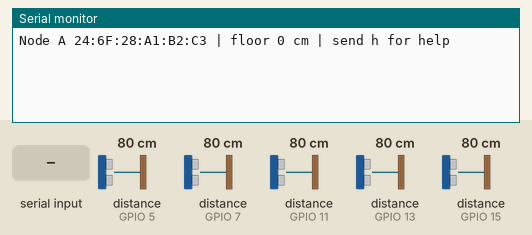
Simulated run of this sketch. Board: ESP32-S3. Shown: the last lines printed to the serial monitor. Wiring (inferred from the names in the program): 5 × ultrasonic range finder: trigger GPIO 4, echo GPIO 5 / trigger GPIO 6, echo GPIO 7 / trigger GPIO 10, echo GPIO 11 / trigger GPIO 12, echo GPIO 13 / trigger GPIO 14, echo GPIO 15. The test bench sets the inputs (shaded band); at power-on: distance to the obstacle (sensors on GPIO 5, GPIO 7, GPIO 11, GPIO 13, GPIO 15) 80 cm. The echo pulse lasts 58.3 µs per cm; random numbers use the default seed unless the sketch sets one; EEPROM starts erased.

Above: at 1.2 s.
1.3 s: "s\n" received over Serial
At 1.7 s:
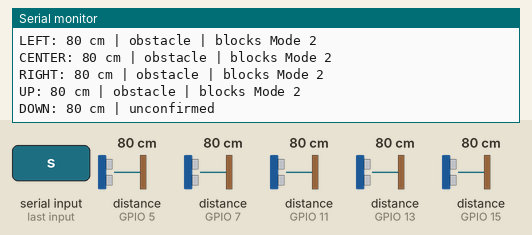
2.8 s: "90,45\n" received over Serial
At 3.1 s:
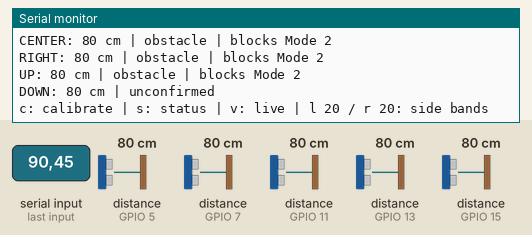
4.3 s: "v\n" received over Serial
At 4.62 s:
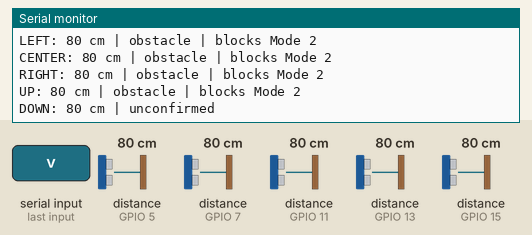
5.8 s: distance to the obstacle (sensor on GPIO 5) set to 2 cm
7.8 s: distance to the obstacle (sensor on GPIO 7) set to 2 cm
9.8 s: distance to the obstacle (sensor on GPIO 11) set to 2 cm
At 10.7 s:
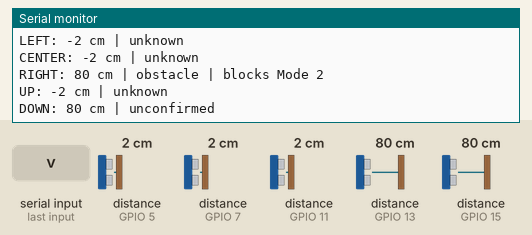
Timing chart, 0 to 12.8 s (numbered marks = the images above; inputs shaded):
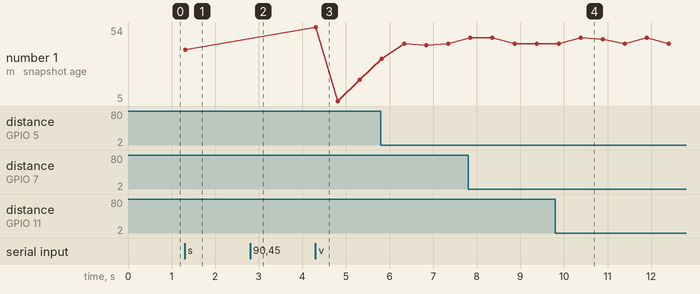

The sketch:

navigation_node.ino
```cpp
/*
  WEARABLE NAVIGATION SYSTEM
  NODE A - BELT WITH FIVE ULTRASONIC SENSORS
  Board: ESP32-S3, Arduino-ESP32 3.x

  Trace one reading:
    sensorTask -> measure -> echoEdge -> ordered reading queue
    navigationTask -> Navigation::processReading -> chooseDirection
    radioTask -> sendNavigation -> Node B on channel 1

  Serial Monitor: 115200 baud, Newline.
    c       Stand still on level ground and calibrate DOWN.
    s       Print the last decision and all five distances.
    v       Toggle continuous sensor status.
    l 15    Set the LEFT personal-space band to 15 cm.
    r 15    Set the RIGHT band. Zero disables a side band.

  Each ultrasonic module takes 3.3 V and shares this board's GND.
  GPIO order below follows the wearer's left, center, right, up and down.
*/

#include <Arduino.h>
#include <WiFi.h>
#include <esp_now.h>
#include <esp_wifi.h>
#include <freertos/FreeRTOS.h>
#include <freertos/task.h>
#include <freertos/queue.h>

// Packet fields and sensor order must match on both boards.
enum SensorId {
  LEFT,
  CENTER,
  RIGHT,
  UP,
  DOWN,
  N
};
enum Direction {
  HOLD,
  FORWARD,
  TURN_LEFT,
  TURN_RIGHT
};
enum Reason {
  CALIBRATE,
  CHECK_GROUND,
  NO_PATH,
  PATH_FOUND,
  WAIT_FOR_ECHO
};

struct __attribute__((packed)) NavPacket {
  uint32_t boot;
  uint32_t seq;
  uint16_t magic;
  uint8_t version;
  uint8_t recommendedLed;
  uint8_t reason;
  uint8_t obstacleMask;
  uint8_t clearMask;       // Confirmed Mode 2 clearance or normal floor.
  uint8_t blockedMask;     // Positive obstacle evidence for Mode 2.
  uint16_t lifeMs[N];
};

static_assert(sizeof(NavPacket) == 26, "Packet layout mismatch");
constexpr uint16_t MAGIC = 0x4E56;
constexpr uint8_t VERSION = 3;
constexpr uint8_t WIFI_CHANNEL = 1;
constexpr uint16_t FRESH_MS = 450;


#include <Preferences.h>
#include <driver/gpio.h>
#include <esp_random.h>
#include <freertos/semphr.h>

// ================= CONFIGURATION =================
const uint8_t TRIG_PINS[N] = {4, 6, 14, 10, 12};
const uint8_t ECHO_PINS[N] = {5, 7, 15, 11, 13};
const uint8_t PEER_MAC[6] = {255,255,255,255,255,255};
const char *const SENSOR_NAMES[N] = {"LEFT","CENTER","RIGHT","UP","DOWN"};
const int ENTER_CM = 90;
const int EXIT_CM = 110;
const int PATH_RANGE_CM = 150;
const int DOWN_RAISED_CM = 8;       // Shorter than the worn floor reference.
const int DOWN_LONG_MARGIN_CM = 18; // Longer returns need a ground recheck.
const int UNCALIBRATED_NEAR_CM = 35;
const int ECHO_TIMEOUT_MS = 25;
const int SENSOR_GAP_MS = 55;

struct Reading {
  uint32_t seq;
  uint32_t at;
  uint8_t sensor;
  int cm;
};

struct Beam {
  int cm = -1;
  uint32_t at = 0;
  int clearCount = 0;
  bool clear = false;
  bool obstacle = false;
  bool pathBlocked = false;
  int pathClearCount = 0;
};

struct Snapshot {
  NavPacket packet;
  uint32_t at;
};

// One navigation task owns all mutable beam and floor state.
struct Navigation {
  void startFloorCalibration();
  void collectFloor(int distanceCm);
  void processReading(const Reading &reading);
  uint8_t chooseDirection(uint8_t clearMask);
  NavPacket makePacket(uint32_t nowMs);

  Beam beam[N];
  int personalBand[N] = {20,0,20,0,0};
  int floorCm = 0;
  int floorCount = 0;
  int floorSum = 0;
  int floorLow = 0;
  int floorHigh = 0;
  bool calibrating = false;


  uint8_t lastDirection = HOLD;
};

Navigation navigation;
bool verbose = false;
bool storageReady = false;
Preferences storage;
uint32_t bootId;

struct Command {
  char key;
  int value;
};

struct DebugSnapshot {
  NavPacket packet;
  int distances[N];
  int floorCm;
  int leftZoneCm;
  int rightZoneCm;
  uint32_t at;
};

QueueHandle_t debugQueue;
QueueHandle_t commandQueue;
QueueHandle_t floorSaveQueue;
void navigationTask(void *argument);

QueueHandle_t readings;
QueueHandle_t outgoing;
SemaphoreHandle_t echoDone;
portMUX_TYPE echoLock = portMUX_INITIALIZER_UNLOCKED;
volatile int activePin = -1;
volatile bool risingSeen = false;
volatile uint32_t riseUs;
volatile uint32_t armedUs;
volatile uint32_t widthUs;

uint8_t sensorBit(int sensor) {
  return uint8_t(1U << sensor);
}

// ================= ULTRASONIC READING =================
// Interrupt context: only the armed pin can complete the current pulse.
// Release the lock before waking the higher-priority sensor task.
void ARDUINO_ISR_ATTR echoEdge(void *argument) {
  int pin = int(uintptr_t(argument));
  uint32_t now = micros();
  bool done = false;

  portENTER_CRITICAL_ISR(&echoLock);
  if (pin == activePin && now - armedUs <= ECHO_TIMEOUT_MS * 1000U) {
    if (gpio_get_level(gpio_num_t(pin))) {
      if (!risingSeen) {
        riseUs = now;
        risingSeen = true;
      }
    } else if (risingSeen) {
      widthUs = now - riseUs;
      activePin = -1;
      done = true;
    }
  }
  portEXIT_CRITICAL_ISR(&echoLock);

  if (done) {
    BaseType_t wake = pdFALSE;
    xSemaphoreGiveFromISR(echoDone, &wake);
    if (wake) {
      portYIELD_FROM_ISR();
    }
  }
}

// One trigger produces one reading. The semaphore lets the CPU do other
// work while sound travels to the object and back.
int measure(int sensor) {
  int pin = ECHO_PINS[sensor];
  if (digitalRead(pin) == HIGH) {
    return -4;
  }
  xSemaphoreTake(echoDone, 0);

  portENTER_CRITICAL(&echoLock);
  widthUs = 0;
  risingSeen = false;
  armedUs = micros();
  activePin = pin;
  portEXIT_CRITICAL(&echoLock);

  digitalWrite(TRIG_PINS[sensor], HIGH);
  delayMicroseconds(10);
  digitalWrite(TRIG_PINS[sensor], LOW);
  xSemaphoreTake(echoDone, pdMS_TO_TICKS(ECHO_TIMEOUT_MS) + 1);

  portENTER_CRITICAL(&echoLock);
  activePin = -1;
  uint32_t duration = widthUs;
  portEXIT_CRITICAL(&echoLock);

  if (duration == 0) {
    return -1;       // No echo.
  }
  if (duration < 175) {
    return -2;      // Below usable range.
  }
  if (duration > 23324) {
    return -3;    // Above 400 cm.
  }
  // Round-trip time to one-way distance, rounded to whole centimetres.
  return (duration * 343U + 10000U) / 20000U;
}

// Schedule one transducer per slot. A full queue invalidates the old scan;
// the sequence gap tells navigation to discard incomplete evidence.
void sensorTask(void *) {
  uint32_t seq = 0;
  int sensor = LEFT;
  for (;;) {
    TickType_t start = xTaskGetTickCount();
    Reading reading{};
    reading.seq = ++seq;
    reading.at = millis();
    reading.sensor = sensor;
    reading.cm = measure(sensor);
    if (xQueueSend(readings, &reading, 0) != pdTRUE) {
      xQueueReset(readings);
      xQueueSend(readings, &reading, 0);
    }
    sensor = (sensor + 1) % N;
    vTaskDelayUntil(&start, pdMS_TO_TICKS(SENSOR_GAP_MS));
  }
}

// ================= FLOOR CALIBRATION =================
void Navigation::startFloorCalibration() {
  calibrating = true;
  floorCm = 0;
  floorCount = 0;
  floorSum = 0;
  floorLow = 251;
  floorHigh = 0;
  beam[DOWN] = Beam{};
  Serial.println("Stand still on level ground. Collecting 8 DOWN echoes.");
}

void Navigation::collectFloor(int cm) {
  floorLow = min(floorLow, cm);
  floorHigh = max(floorHigh, cm);
  if (cm < 35 || cm > 230 || floorHigh - floorLow > 10) {
    calibrating = false;
    Serial.println("Floor unstable. Check DOWN and send c again.");
    return;
  }
  floorSum += cm;
  floorCount++;
  Serial.printf("Floor calibration: %d of 8 echoes\n", floorCount);
  if (floorCount == 8) {
    floorCm = (floorSum + 4) / 8;
    calibrating = false;
    Serial.printf("Floor: %d cm.\n", floorCm);
    xQueueOverwrite(floorSaveQueue, &floorCm);
  }
}

// ================= SENSOR FILTERING =================
// Classify the latest echo immediately. Confirmation applies to reopening
// a direction; delaying a warning never keeps a blocked direction open.
void Navigation::processReading(const Reading &reading) {
  int i = reading.sensor;
  Beam &state = beam[i];
  if (reading.at - state.at >= FRESH_MS) {
    state = Beam{};
  }
  bool wasClear = state.clearCount >= 2;
  state.cm = reading.cm;
  state.at = reading.at;

  if (i == DOWN && calibrating) {
    collectFloor(reading.cm);
    return;
  }

  if (reading.cm < 0) {
    state.clear = false;
    state.obstacle = false;
    state.pathBlocked = false;
    state.clearCount = 0;
    state.pathClearCount = 0;
    return;
  }

  if (i == DOWN) {
    // A short DOWN echo is useful to Mode 1 even before floor calibration.
    // Without a reference, only flag clearly close returns.
    if (floorCm == 0) {
      state.obstacle = reading.cm <= UNCALIBRATED_NEAR_CM;
      state.pathBlocked = state.obstacle;
      state.clear = false;
      state.clearCount = 0;
      return;
    }

    state.pathBlocked = reading.cm <= floorCm - DOWN_RAISED_CM;
    if (state.pathBlocked) {
      state.obstacle = true;
      state.clear = false;
      state.clearCount = 0;
      return;
    }

    if (reading.cm > floorCm + DOWN_LONG_MARGIN_CM) {
      // The floor may have fallen away, or the belt may have tilted.
      state.clear = false;
      state.obstacle = false;
      state.clearCount = 0;
      return;
    }

    if (state.clearCount < 2) state.clearCount++;
    if (state.clearCount == 2) {
      state.obstacle = false;
      state.clear = true;
    }
    return;
  }

  // Mode 2 uses an independent 1.5 m threshold. Two fresh echoes at or
  // beyond this distance qualify. One closer echo withdraws clearance.
  state.pathBlocked = reading.cm < PATH_RANGE_CM;
  if (state.pathBlocked) {
    state.pathClearCount = 0;
    state.clear = false;
  } else {
    if (state.pathClearCount < 2) state.pathClearCount++;
    state.clear = state.pathClearCount == 2;
  }

  // Preserve Mode 1's existing obstacle distances and side limb filter.
  if (reading.cm < ENTER_CM) {
    bool possibleLimb = reading.cm <= personalBand[i];
    bool centerAlsoBlocked = beam[CENTER].obstacle &&
                             reading.at - beam[CENTER].at < FRESH_MS;
    state.obstacle = !(possibleLimb && wasClear && !centerAlsoBlocked);
    state.clearCount = 0;
  } else if (reading.cm > EXIT_CM) {
    if (state.clearCount < 2) state.clearCount++;
    if (state.clearCount == 2) state.obstacle = false;
  } else {
    state.clearCount = 0;
  }
}

// ================= MODE 2 GUIDANCE =================
// DOWN is required for a forward step. Side LEDs mean turn in place and rescan. Among eligible choices prefer forward,
// then a side. Keep the last turn when side ranges are within 15 cm.
uint8_t Navigation::chooseDirection(uint8_t clear) {
  if ((clear & sensorBit(DOWN)) && (clear & sensorBit(CENTER)) && (clear & sensorBit(UP))) {
    return FORWARD;
  }

  bool left = clear & sensorBit(LEFT);
  bool right = clear & sensorBit(RIGHT);
  if (left && right) {
    int difference = beam[LEFT].cm - beam[RIGHT].cm;
    if (abs(difference) <= 15 &&
        (lastDirection == TURN_LEFT || lastDirection == TURN_RIGHT)) {
      return lastDirection;
    }
    if (difference >= 0) {
      return TURN_LEFT;
    }
    return TURN_RIGHT;
  }
  if (left) {
    return TURN_LEFT;
  }
  if (right) {
    return TURN_RIGHT;
  }
  return HOLD;
}

// Each beam carries its own expiry. A heartbeat must never give a stale
// floor or direction measurement a new lease on life.
NavPacket Navigation::makePacket(uint32_t now) {
  NavPacket packet{};
  packet.magic = MAGIC;
  packet.version = VERSION;
  packet.boot = bootId;
  for (int i = 0; i < N; i++) {
    uint32_t age = now - beam[i].at;
    if (beam[i].cm < 0 || age >= FRESH_MS) {
      continue;
    }
    packet.lifeMs[i] = FRESH_MS - age;
    if (beam[i].clear) {
      packet.clearMask |= sensorBit(i);
    }
    if (beam[i].pathBlocked) {
      packet.blockedMask |= sensorBit(i);
    }
    if (beam[i].obstacle) {
      packet.obstacleMask |= sensorBit(i);
    }
  }
  lastDirection = chooseDirection(packet.clearMask);
  packet.recommendedLed = lastDirection;
  bool frontBlocked = packet.blockedMask & (sensorBit(CENTER) | sensorBit(UP) | sensorBit(DOWN));
  bool leftBlocked = packet.blockedMask & sensorBit(LEFT);
  bool rightBlocked = packet.blockedMask & sensorBit(RIGHT);
  if (lastDirection != HOLD) {
    packet.reason = PATH_FOUND;
  } else if (frontBlocked && leftBlocked && rightBlocked) {
    packet.reason = NO_PATH;
  } else if (!floorCm) {
    packet.reason = CALIBRATE;
  } else if (!(packet.clearMask & sensorBit(DOWN))) {
    packet.reason = CHECK_GROUND;
  } else {
    packet.reason = WAIT_FOR_ECHO;
  }
  return packet;
}

// ================= ESP-NOW TRANSMISSION =================
bool startRadio() {
  if (!WiFi.mode(WIFI_STA)) {
    return false;
  }
  if (esp_wifi_set_channel(WIFI_CHANNEL, WIFI_SECOND_CHAN_NONE) != ESP_OK) {
    return false;
  }
  WiFi.setSleep(false);
  if (esp_now_init() != ESP_OK) {
    return false;
  }
  esp_now_peer_info_t peer{};
  memcpy(peer.peer_addr, PEER_MAC, 6);
  peer.channel = WIFI_CHANNEL;
  peer.ifidx = WIFI_IF_STA;
  if (esp_now_add_peer(&peer) == ESP_OK) {
    return true;
  }
  esp_now_deinit();
  return false;
}

// Subtract time spent waiting in the outbox before transmitting.
bool sendNavigation(const Snapshot &latest, uint32_t seq, uint32_t now) {
  NavPacket packet = latest.packet;
  packet.seq = seq;
  uint32_t age = now - latest.at;
  for (int i = 0; i < N; i++) {
    if (age >= packet.lifeMs[i]) {
      packet.lifeMs[i] = 0;
    }
    else {
      packet.lifeMs[i] -= age;
    }
  }
  return esp_now_send(PEER_MAC, (const uint8_t *)&packet, sizeof(packet)) == ESP_OK;
}

// Send on a decision change or a nominal 100 ms heartbeat. The send
// return value describes local submission; Node B monitors arrival.
void radioTask(void *) {
  Snapshot latest{};
  NavPacket previous{};
  uint32_t seq = 0;
  uint32_t lastSend = 0;
  bool ready = false;
  for (;;) {
    if (!ready) {
      ready = startRadio();
      if (!ready) {
        Serial.println("Radio unavailable. Retrying.");
        vTaskDelay(pdMS_TO_TICKS(1000));
        continue;
      }
    }
    Snapshot incoming;
    if (xQueueReceive(outgoing, &incoming, pdMS_TO_TICKS(20))) {
      latest = incoming;
    }
    if (latest.packet.magic != MAGIC) {
      continue;
    }
    uint32_t now = millis();
    const NavPacket &current = latest.packet;
    bool changed = current.blockedMask != previous.blockedMask ||
                   current.clearMask != previous.clearMask ||
                   current.obstacleMask != previous.obstacleMask ||
                   current.recommendedLed != previous.recommendedLed ||
                   current.reason != previous.reason;
    if (!changed && seq && now - lastSend < 100) {
      continue;
    }
    if (!sendNavigation(latest, ++seq, now)) {
      esp_now_deinit();
      ready = false;
      vTaskDelay(pdMS_TO_TICKS(100));
    }
    previous = current;
    lastSend = now;
  }
}

// ================= SERIAL DEBUGGING =================
// Read a complete diagnostic snapshot without touching live navigation state.
void printDebug() {
  DebugSnapshot snapshot{};
  if (xQueuePeek(debugQueue, &snapshot, 0) != pdTRUE) {
    Serial.println("Waiting for first scan.");
    return;
  }
  const NavPacket &packet = snapshot.packet;
  const char *choices[] = {"HOLD","FORWARD","TURN LEFT","TURN RIGHT"};
  const char *reasons[] = {"send c on level ground","check ground","all paths blocked","path found","waiting for two clear echoes"};
  Serial.printf("Mode 2: %s | %s | floor %d cm\n",
                choices[packet.recommendedLed], reasons[packet.reason], snapshot.floorCm);
  Serial.printf("LEFT zone %d cm | RIGHT zone %d cm | snapshot age %lu ms\n",
                snapshot.leftZoneCm, snapshot.rightZoneCm,
                (unsigned long)(millis() - snapshot.at));
  for (int i = 0; i < N; i++) {
    const char *state = "unconfirmed";
    if (!packet.lifeMs[i]) {
      state = "unknown";
    }
    else if (packet.clearMask & sensorBit(i)) {
      state = "clear";
    }
    else if (packet.obstacleMask & sensorBit(i)) {
      state = "obstacle";
    }
    Serial.printf("%s: %d cm | %s", SENSOR_NAMES[i], snapshot.distances[i], state);
    if (packet.blockedMask & sensorBit(i)) Serial.print(" | blocks Mode 2");
    Serial.println("");
  }
}

void queueCommand(char key, int value) {
  Command command{key, value};
  if (xQueueSend(commandQueue, &command, 0) != pdTRUE) {
    Serial.println("Command queue busy. Repeat command.");
  }
}

void handleCommand(const char *line) {
  if (!strcmp(line,"c")) {
    queueCommand('c', 0);
  }
  else if (!strcmp(line,"s")) {
    printDebug();
  }
  else if (!strcmp(line,"v")) {
    verbose = !verbose;
    if (verbose) {
      Serial.println("Live readings enabled.");
    } else {
      Serial.println("Live readings paused.");
    }
  }
  else {
    char side, extra;
    int cm;
    if (sscanf(line,"%c %d %c",&side,&cm,&extra) == 2 &&
        (side == 'l' || side == 'r') && cm >= 0 && cm <= 40) {
      queueCommand(side, cm);
    } else {
      Serial.println("c: calibrate | s: status | v: live | l 20 / r 20: side bands");
    }
  }
}

void pollSerial() {
  static char line[28];
  static unsigned used = 0;
  static bool overflow = false;
  while (Serial.available()) {
    char c = Serial.read();
    if (c == '\r' || c == '\n') {
      line[used] = 0;
      if (used && !overflow) {
        handleCommand(line);
      }
      used = 0;
      overflow = false;
    } else if (used < sizeof(line)-1) {
      line[used++] = c;
    } else {
      overflow = true;
    }
  }
}

// ================= SETUP AND MAIN LOOP =================
void setup() {
  Serial.begin(115200);
  readings = xQueueCreate(8, sizeof(Reading));
  outgoing = xQueueCreate(1, sizeof(Snapshot));
  commandQueue = xQueueCreate(4, sizeof(Command));
  debugQueue = xQueueCreate(1, sizeof(DebugSnapshot));
  floorSaveQueue = xQueueCreate(1, sizeof(int));
  echoDone = xSemaphoreCreateBinary();
  if (!readings || !outgoing || !echoDone || !commandQueue || !debugQueue || !floorSaveQueue) {
    ESP.restart();
  }
  for (int i = 0; i < N; i++) {
    pinMode(TRIG_PINS[i], OUTPUT);
    digitalWrite(TRIG_PINS[i], LOW);
    pinMode(ECHO_PINS[i], INPUT);
    attachInterruptArg(ECHO_PINS[i], echoEdge, (void *)uintptr_t(ECHO_PINS[i]), CHANGE);
  }
  storageReady = storage.begin("belt-nav-v2", false);
  if (storageReady) {
    navigation.floorCm = storage.getUShort("floor", 0);
  }
  if (navigation.floorCm < 35 || navigation.floorCm > 230) {
    navigation.floorCm = 0;
  }
  WiFi.mode(WIFI_STA);
  bootId = esp_random() | 1U;
  Serial.printf("Node A %s | floor %d cm | send h for help\n", WiFi.macAddress().c_str(), navigation.floorCm);
  if (xTaskCreatePinnedToCore(
        sensorTask, "echo", 4096, nullptr, 4, nullptr, 1
      ) != pdPASS) {
    ESP.restart();
  }
  if (xTaskCreatePinnedToCore(
        navigationTask, "navigation", 4096, nullptr, 3, nullptr, 1
      ) != pdPASS) {
    ESP.restart();
  }
  if (xTaskCreatePinnedToCore(
        radioTask, "radio", 6144, nullptr, 2, nullptr, 0
      ) != pdPASS) {
    ESP.restart();
  }
}

// ================= NAVIGATION TASK =================
// This task is the only writer of Navigation after setup.
// The Serial loop receives copies for display and storage.
void navigationTask(void *) {
  uint32_t previousSequence = 0;
  for (;;) {
    Reading reading{};
    if (xQueueReceive(readings, &reading, pdMS_TO_TICKS(100)) != pdTRUE) {
      continue;
    }
    Command command{};
    while (xQueueReceive(commandQueue, &command, 0) == pdTRUE) {
      if (command.key == 'c') {
        navigation.startFloorCalibration();
      } else {
        int sensor = LEFT;
        if (command.key == 'r') {
          sensor = RIGHT;
        }
        navigation.personalBand[sensor] = command.value;
        Serial.printf("%s personal band: %d cm\n", SENSOR_NAMES[sensor], command.value);
      }
    }
    uint32_t now = millis();
    bool expired = now - reading.at >= FRESH_MS;
    if (reading.seq != previousSequence + 1 || expired) {
      for (int i = 0; i < N; i++) {
        navigation.beam[i] = Beam{};
      }
      if (navigation.calibrating) {
        navigation.calibrating = false;
        Serial.println("Floor calibration interrupted. Send c again.");
      }
    }
    previousSequence = reading.seq;
    if (!expired) {
      navigation.processReading(reading);
    }

    Snapshot snapshot{};
    snapshot.at = millis();
    snapshot.packet = navigation.makePacket(snapshot.at);
    xQueueOverwrite(outgoing, &snapshot);

    DebugSnapshot report{};
    report.packet = snapshot.packet;
    report.at = snapshot.at;
    report.floorCm = navigation.floorCm;
    report.leftZoneCm = navigation.personalBand[LEFT];
    report.rightZoneCm = navigation.personalBand[RIGHT];
    for (int i = 0; i < N; i++) {
      report.distances[i] = navigation.beam[i].cm;
    }
    xQueueOverwrite(debugQueue, &report);
  }
}

void loop() {
  static uint32_t lastDebug = 0;
  pollSerial();
  int completedFloor;
  if (xQueueReceive(floorSaveQueue, &completedFloor, 0) == pdTRUE) {
    if (storageReady && storage.putUShort("floor", completedFloor) == sizeof(uint16_t)) {
      Serial.println("Floor reference saved for the next boot.");
    } else {
      Serial.println("Floor reference active for this boot only.");
    }
  }
  if (verbose && millis() - lastDebug >= 500) {
    lastDebug = millis();
    printDebug();
  }
  delay(10);
}
```

Measured:
- after the input at 1.3 s, the serial monitor: prints a new line at once (image 1)
- after the input at 2.8 s, the serial monitor: prints a new line at once (image 2)
- after the input at 4.3 s, the serial monitor: prints a new line at once (image 3)
- after the input at 9.8 s, the serial monitor: prints a new line after 0.60 s (image 4)
- plotted number 1: 39 → 19 after the input at 4.3 s, 43 → 46 after the input at 9.8 s
